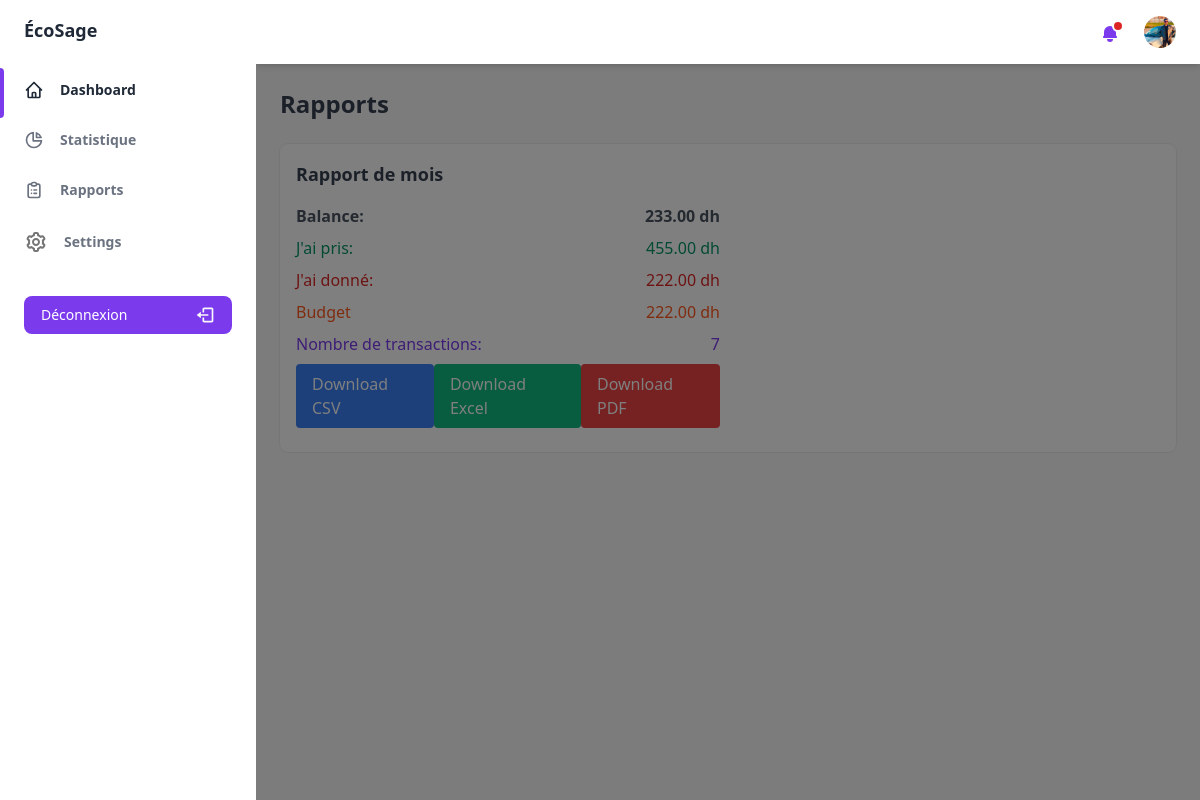
Page /home/rapport (signed in) on the committed database.
### EcoSageApp/models.py (models this page shows)
class UserAccount(models.Model):
    user = models.OneToOneField(User, on_delete=models.CASCADE)
    initial_balance = models.DecimalField(max_digits=10, decimal_places=2, default=0)
    photo = models.ImageField(upload_to='user_photos/', null=True, blank=True)
    budget = models.DecimalField(max_digits=10, decimal_places=2, default=999999)
    budget_limit_active = models.BooleanField(default=False)
    balance = models.DecimalField(max_digits=10, decimal_places=2, default=0)
    soldePris = models.DecimalField(max_digits=10, decimal_places=2, default=0)
    soldeDepense = models.DecimalField(max_digits=10, decimal_places=2, default=0)

### EcoSageApp/views.py (the view, shortened to what this page needs)
# urls.py: path('rapport', views.rapport, name='rapport'),
@login_required
def rapport(request):
    user_account = UserAccount.objects.get(user=request.user)
    transactions = Transaction.objects.filter(user=request.user)
    solde_pris = user_account.soldePris
    solde_depense = user_account.soldeDepense
    balance = calculate_balance(user_account)
    context = {
        'balance': balance,
        'solde_pris': solde_pris,
        'solde_depense': solde_depense,
        'user_photo': user_account.photo.url if user_account.photo else None,
        'budget': user_account.budget,
        'transaction_count': transactions.count(),
    }
    return render(request, 'pages/rapport.html', context)

### EcoSageApp/views.py (called while the page is built)
def calculate_balance(user_account):
    return user_account.soldePris - user_account.soldeDepense

### templates/pages/rapport.html (shortened to what this page needs)
{%load static %}
<!DOCTYPE html>
<html :class="{ 'theme-dark': dark }" x-data="data()" lang="en">
  <head>
    <link rel="stylesheet" href="{% static 'assets/css/tailwind.output.css' %}" />
    <link rel="stylesheet" href="{% static '/assets/css/tailwind.output.css' %}" />
    <link href="https://cdn.jsdelivr.net/npm/tailwindcss@2.0.0/dist/tailwind.min.css" rel="stylesheet">
    <link rel="stylesheet" href="https://cdnjs.cloudflare.com/ajax/libs/Chart.js/2.9.3/Chart.min.css" />
  </head>
  <body>
    <div
      class="flex h-screen bg-gray-50 dark:bg-gray-900"
      :class="{ 'overflow-hidden': isSideMenuOpen}"
    >
      {% include 'nav.html' %}
        <main class="h-full pb-16 overflow-y-auto">
          <div class="container px-6 mx-auto grid">
            <h2
              class="my-6 text-2xl font-semibold text-gray-700 dark:text-gray-200"
            >
              Rapports
            </h2>
            <div class="p-4 mb-4 bg-white dark:bg-gray-800  rounded-lg shadow-xs">
                <h4 class="mb-4 text-lg font-semibold text-gray-700 dark:text-white">Rapport de mois</h4>
                <div class="grid gap-4 md:grid-cols-2">
                  <div>
                    <div class="font-bold">
                      <div class="flex justify-between text-gray-600 dark:text-white items-center mb-2">
                        <div class="">Balance:</div>
                        <div>{{ balance }} dh</div></div>
                      </div>
                      <div class="flex justify-between text-green-600 items-center mb-2">
                        <div class="">J'ai pris:</div>
                        <div>{{ solde_pris }} dh</div>
                    </div>
                    <div class="flex justify-between text-red-600 items-center mb-2">
                        <div>J'ai donné:</div>
                        <div>{{ solde_depense }} dh</div>
                    </div>
                    <div class="flex justify-between text-orange-500 items-center mb-2">
                        <div class="">Budget</div>
                        <div>{{ budget }} dh</div>
                    </div>
                    <div class="flex justify-between text-purple-600 items-center mb-2">
                        <div>Nombre de transactions:</div>
                        <div>{{ transaction_count }}</div>
                    </div>
                    <div class="flex justify-between text-purple-600 items-center mb-2">
                      <a href="{% url 'download_report' 'csv' %}" class="bg-blue-500 text-white px-4 py-2 rounded">Download CSV</a>
                      <a href="{% url 'download_report' 'xlsx' %}" class="bg-green-500 text-white px-4 py-2 rounded">Download Excel</a>
                      <a href="{% url 'download_report' 'pdf' %}" class="bg-red-500 text-white px-4 py-2 rounded">Download PDF</a>
                    </div>
                    </div>
                  </div>
                </div>
              </div>
           </div>
          </div>
  </body>
</html>

### rows in the picture
UserAccount: soldePris "455.00", soldeDepense "222.00", budget "222.00"

### other values in the picture
{{ balance }} "233.00"
{{ transaction_count }} "7"
